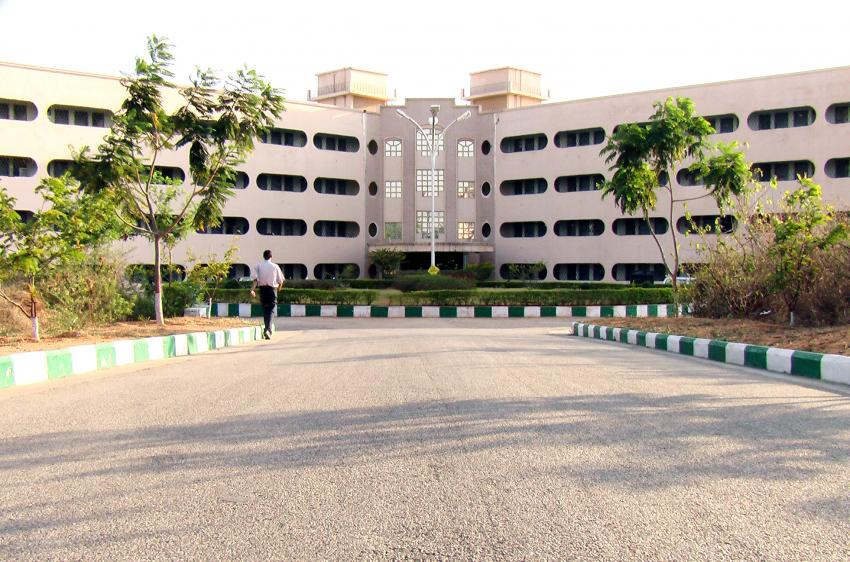
#> input picture Project-2/questions/obh.jpg, 850 x 562 px
$ jupyter execute Results.ipynb
#> lines starting #> are read from the running program, lines starting #| are printed output that depends on the picture
[cell 1]
import cv2
from scipy import ndimage
import matplotlib.pyplot as plt

[cell 2]
img = cv2.imread('obh.jpg')
#> img is the input picture: shape (562, 850, 3); mean B, G, R 155.9, 171.4, 181.5
# print(img.shape)
crop_img = img[50:50+300, 60:60+600]
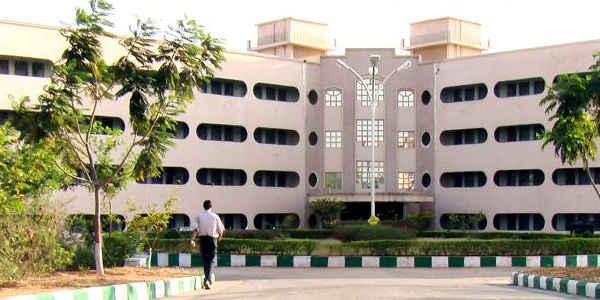
#> crop_img: shape (300, 600, 3); mean B, G, R 135.5, 152.3, 158.8
result = cv2.resize(crop_img,(700,500))
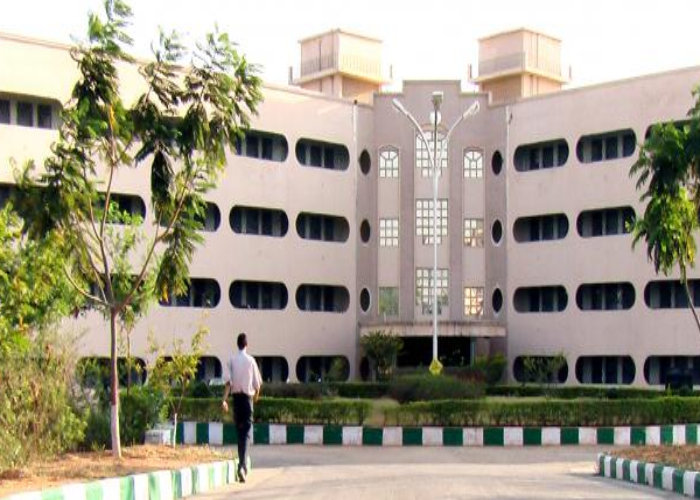
#> result: shape (500, 700, 3); mean B, G, R 135.4, 152.2, 158.7
# print('rezised')
result = ndimage.rotate(result, 20)
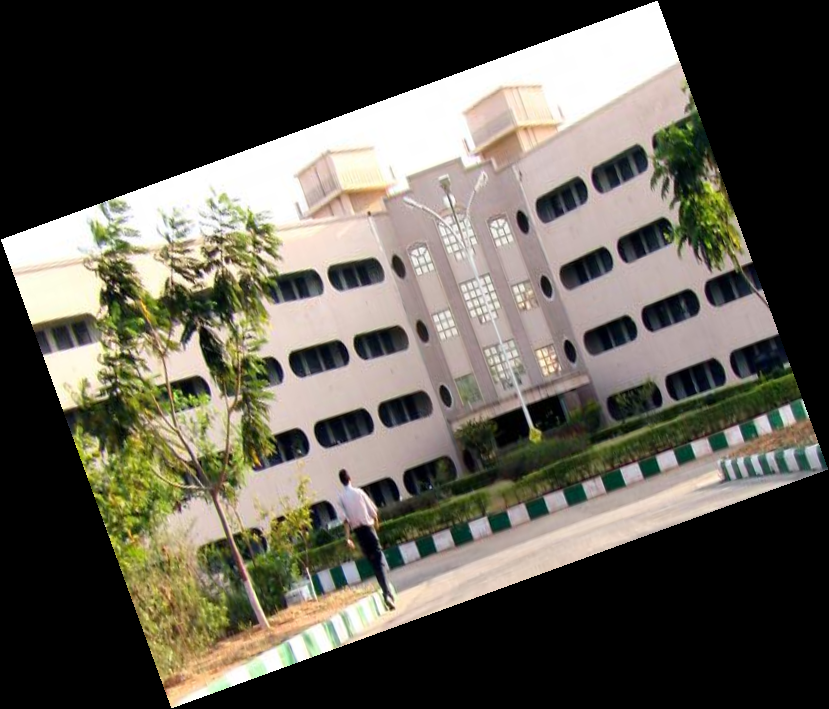
#> result: shape (709, 829, 3); mean B, G, R 80.3, 90.2, 94.1
cv2.imwrite('obh_rz.jpg',result)
#> Out = True

[cell 3]
img1 = cv2.imread('obh.jpg')
img2 = cv2.imread('obh_r.jpg')
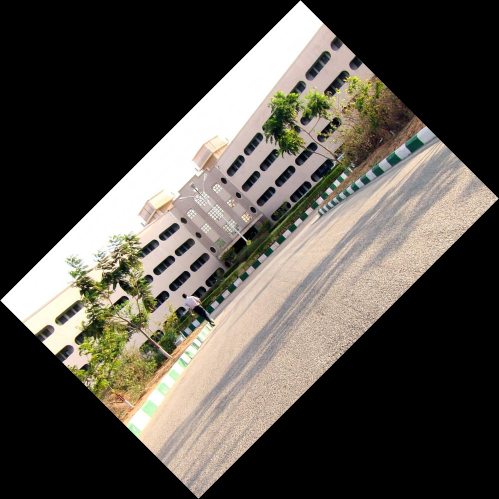
#> input picture Project-2/questions/obh_r.jpg, 998 x 998 px (shown at 1/2 size)
#> img2 is the input picture: shape (998, 998, 3); mean B, G, R 74.5, 81.9, 86.7
sift = cv2.xfeatures2d.SIFT_create()

kp1, descriptors_1 = sift.detectAndCompute(img1,None)
#> kp1 = 3438 keypoints; strongest (x, y, size): (267, 255, 5.6), (146, 111, 3.3), (60, 113, 13.5), (267, 338, 2.5)
kp2, descriptors_2 = sift.detectAndCompute(img2,None)
#> kp2 = 3844 keypoints; strongest (x, y, size): (369, 592, 5.6), (122, 638, 13.5), (83, 594, 82.3), (182, 576, 3.3)


bf = cv2.BFMatcher(cv2.NORM_L1, crossCheck=True)

matches = bf.match(descriptors_1,descriptors_2)
#> matches = 2535 matches
matches = sorted(matches, key = lambda x:x.distance)

print(descriptors_1.shape)
#| (3438, 128)

img3 = cv2.drawMatches(img1, kp1, img2, kp2, matches[:50], img2, flags=2)
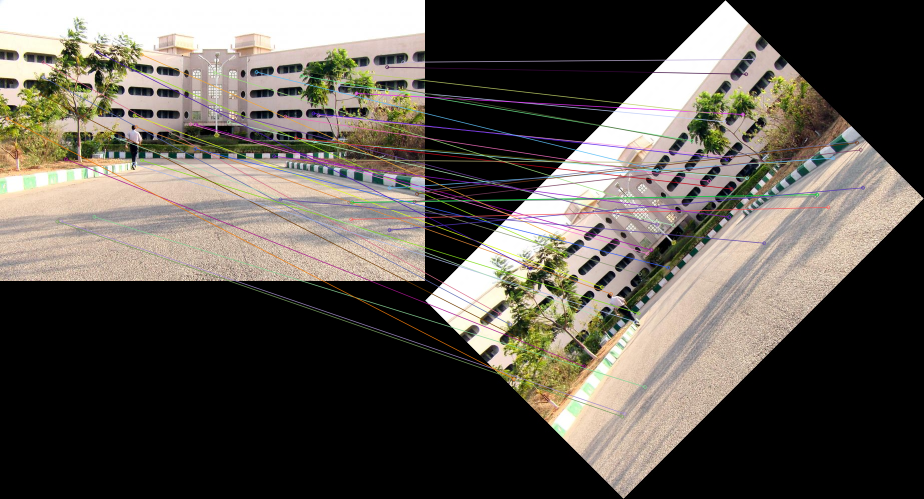
#> img3: shape (998, 1848, 3) (shown at 1/2 size); mean B, G, R 81.5, 89, 94.6

cv2.imwrite('fuck.jpg',img3)
plt.figure(figsize=(15,20))
plt.imshow(img3)
plt.title('Rotation Only')
